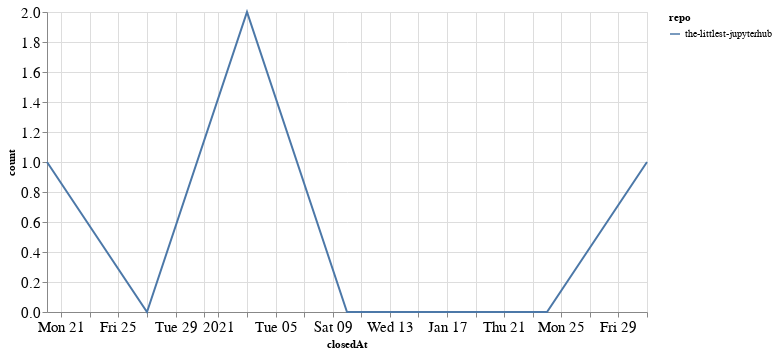

Source (notebook cell):
### Code cell
closed_by_time = closed_by.groupby('repo').resample('W', on='closedAt').count()['author'].reset_index()
closed_by_time = closed_by_time.rename(columns={'author': 'count'})

alt.Chart(closed_by_time, width=600).mark_line().encode(
    x='closedAt',
    y='count',
    color='repo',
    tooltip="repo"
)

### Figure 1 — Vega-Lite specification as saved in the notebook (floating-point values rounded to 4 significant figures)
{"config": {"axisLeft": {"labelFontSize": 15}, "axisBottom": {"labelFontSize": 15}}, "data": {"name": "data-cd5f05e4bd7444911a452bac12c530a6"}, "mark": "line", "encoding": {"color": {"type": "nominal", "field": "repo"}, "tooltip": {"type": "nominal", "field": "repo"}, "x": {"type": "temporal", "field": "closedAt"}, "y": {"type": "quantitative", "field": "count"}}, "width": 600, "$schema": "https://vega.github.io/schema/vega-lite/v4.8.1.json", "datasets": {"data-cd5f05e4bd7444911a452bac12c530a6": [{"repo": "the-littlest-jupyterhub", "closedAt": "2020-12-20T00:00:00", "count": 1}, {"repo": "the-littlest-jupyterhub", "closedAt": "2020-12-27T00:00:00", "count": 0}, {"repo": "the-littlest-jupyterhub", "closedAt": "2021-01-03T00:00:00", "count": 2}, {"repo": "the-littlest-jupyterhub", "closedAt": "2021-01-10T00:00:00", "count": 0}, {"repo": "the-littlest-jupyterhub", "closedAt": "2021-01-17T00:00:00", "count": 0}, {"repo": "the-littlest-jupyterhub", "closedAt": "2021-01-24T00:00:00", "count": 0}, {"repo": "the-littlest-jupyterhub", "closedAt": "2021-01-31T00:00:00", "count": 1}]}}
